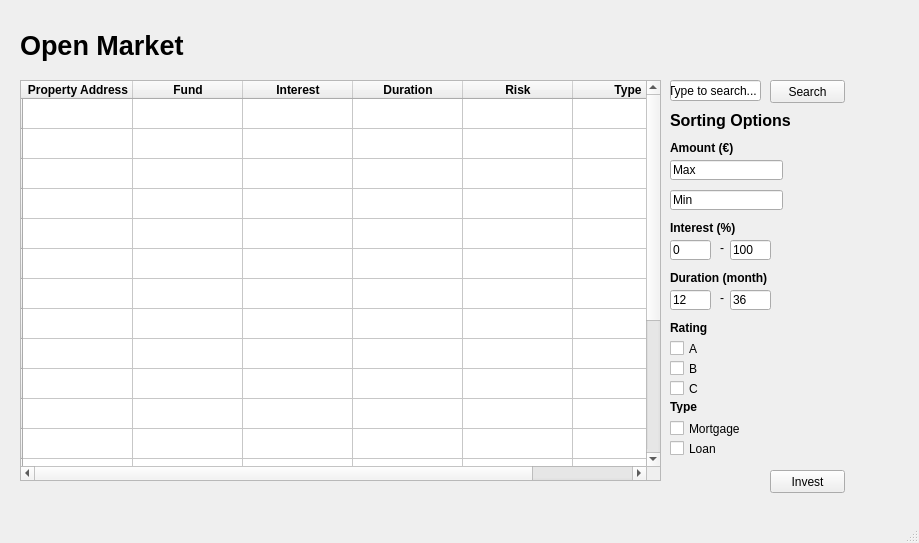
<?xml version="1.0" encoding="UTF-8"?>
<ui version="4.0">
 <class>MainWindow</class>
 <widget class="QMainWindow" name="MainWindow">
  <property name="geometry">
   <rect>
    <x>0</x>
    <y>0</y>
    <width>919</width>
    <height>543</height>
   </rect>
  </property>
  <property name="windowTitle">
   <string>MainWindow</string>
  </property>
  <widget class="QWidget" name="centralwidget">
   <widget class="QLabel" name="label_3">
    <property name="geometry">
     <rect>
      <x>670</x>
      <y>140</y>
      <width>121</width>
      <height>16</height>
     </rect>
    </property>
    <property name="font">
     <font>
      <weight>75</weight>
      <bold>true</bold>
     </font>
    </property>
    <property name="text">
     <string>Amount (€)</string>
    </property>
   </widget>
   <widget class="QCheckBox" name="checkBox_3">
    <property name="geometry">
     <rect>
      <x>670</x>
      <y>380</y>
      <width>70</width>
      <height>17</height>
     </rect>
    </property>
    <property name="text">
     <string>C</string>
    </property>
   </widget>
   <widget class="QLineEdit" name="lineEdit_2">
    <property name="geometry">
     <rect>
      <x>670</x>
      <y>160</y>
      <width>113</width>
      <height>20</height>
     </rect>
    </property>
    <property name="text">
     <string>Max</string>
    </property>
   </widget>
   <widget class="QLineEdit" name="lineEdit_7">
    <property name="geometry">
     <rect>
      <x>730</x>
      <y>290</y>
      <width>41</width>
      <height>20</height>
     </rect>
    </property>
    <property name="text">
     <string>36</string>
    </property>
   </widget>
   <widget class="QLabel" name="label_2">
    <property name="geometry">
     <rect>
      <x>670</x>
      <y>110</y>
      <width>131</width>
      <height>21</height>
     </rect>
    </property>
    <property name="font">
     <font>
      <pointsize>12</pointsize>
      <weight>75</weight>
      <bold>true</bold>
     </font>
    </property>
    <property name="text">
     <string>Sorting Options</string>
    </property>
   </widget>
   <widget class="QCheckBox" name="checkBox_4">
    <property name="geometry">
     <rect>
      <x>670</x>
      <y>420</y>
      <width>111</width>
      <height>17</height>
     </rect>
    </property>
    <property name="text">
     <string>Mortgage</string>
    </property>
   </widget>
   <widget class="QLabel" name="label_5">
    <property name="geometry">
     <rect>
      <x>670</x>
      <y>400</y>
      <width>46</width>
      <height>13</height>
     </rect>
    </property>
    <property name="font">
     <font>
      <weight>75</weight>
      <bold>true</bold>
     </font>
    </property>
    <property name="text">
     <string>Type</string>
    </property>
   </widget>
   <widget class="QCheckBox" name="checkBox">
    <property name="geometry">
     <rect>
      <x>670</x>
      <y>340</y>
      <width>70</width>
      <height>17</height>
     </rect>
    </property>
    <property name="text">
     <string>A</string>
    </property>
   </widget>
   <widget class="QLabel" name="label_9">
    <property name="geometry">
     <rect>
      <x>720</x>
      <y>290</y>
      <width>16</width>
      <height>16</height>
     </rect>
    </property>
    <property name="text">
     <string>-</string>
    </property>
   </widget>
   <widget class="QTableWidget" name="tableWidget">
    <property name="geometry">
     <rect>
      <x>20</x>
      <y>80</y>
      <width>641</width>
      <height>401</height>
     </rect>
    </property>
    <property name="maximumSize">
     <size>
      <width>641</width>
      <height>16777215</height>
     </size>
    </property>
    <property name="font">
     <font>
      <weight>75</weight>
      <bold>true</bold>
     </font>
    </property>
    <property name="alternatingRowColors">
     <bool>false</bool>
    </property>
    <attribute name="horizontalHeaderDefaultSectionSize">
     <number>110</number>
    </attribute>
    <attribute name="horizontalHeaderStretchLastSection">
     <bool>true</bool>
    </attribute>
    <attribute name="verticalHeaderStretchLastSection">
     <bool>false</bool>
    </attribute>
    <row>
     <property name="text">
      <string/>
     </property>
    </row>
    <row>
     <property name="text">
      <string/>
     </property>
    </row>
    <row>
     <property name="text">
      <string/>
     </property>
    </row>
    <row>
     <property name="text">
      <string/>
     </property>
    </row>
    <row>
     <property name="text">
      <string/>
     </property>
    </row>
    <row>
     <property name="text">
      <string/>
     </property>
    </row>
    <row>
     <property name="text">
      <string/>
     </property>
    </row>
    <row>
     <property name="text">
      <string/>
     </property>
    </row>
    <row>
     <property name="text">
      <string/>
     </property>
    </row>
    <row>
     <property name="text">
      <string/>
     </property>
    </row>
    <row>
     <property name="text">
      <string/>
     </property>
    </row>
    <row>
     <property name="text">
      <string/>
     </property>
    </row>
    <row>
     <property name="text">
      <string/>
     </property>
    </row>
    <row>
     <property name="text">
      <string/>
     </property>
    </row>
    <row>
     <property name="text">
      <string/>
     </property>
    </row>
    <row>
     <property name="text">
      <string/>
     </property>
    </row>
    <row>
     <property name="text">
      <string/>
     </property>
    </row>
    <row>
     <property name="text">
      <string/>
     </property>
    </row>
    <row>
     <property name="text">
      <string/>
     </property>
    </row>
    <column>
     <property name="text">
      <string>Property Address</string>
     </property>
    </column>
    <column>
     <property name="text">
      <string>Fund</string>
     </property>
     <property name="font">
      <font>
       <weight>75</weight>
       <bold>true</bold>
      </font>
     </property>
    </column>
    <column>
     <property name="text">
      <string>Interest</string>
     </property>
     <property name="font">
      <font>
       <weight>75</weight>
       <bold>true</bold>
      </font>
     </property>
    </column>
    <column>
     <property name="text">
      <string>Duration</string>
     </property>
     <property name="font">
      <font>
       <weight>75</weight>
       <bold>true</bold>
      </font>
     </property>
    </column>
    <column>
     <property name="text">
      <string>Risk</string>
     </property>
     <property name="font">
      <font>
       <weight>75</weight>
       <bold>true</bold>
      </font>
     </property>
    </column>
    <column>
     <property name="text">
      <string>Type</string>
     </property>
     <property name="font">
      <font>
       <weight>75</weight>
       <bold>true</bold>
      </font>
     </property>
    </column>
   </widget>
   <widget class="QLabel" name="label_4">
    <property name="geometry">
     <rect>
      <x>670</x>
      <y>320</y>
      <width>71</width>
      <height>16</height>
     </rect>
    </property>
    <property name="font">
     <font>
      <weight>75</weight>
      <bold>true</bold>
     </font>
    </property>
    <property name="text">
     <string>Rating</string>
    </property>
   </widget>
   <widget class="QLineEdit" name="lineEdit_6">
    <property name="geometry">
     <rect>
      <x>670</x>
      <y>290</y>
      <width>41</width>
      <height>20</height>
     </rect>
    </property>
    <property name="text">
     <string>12</string>
    </property>
   </widget>
   <widget class="QLabel" name="label">
    <property name="geometry">
     <rect>
      <x>20</x>
      <y>30</y>
      <width>311</width>
      <height>31</height>
     </rect>
    </property>
    <property name="font">
     <font>
      <pointsize>20</pointsize>
      <weight>75</weight>
      <bold>true</bold>
     </font>
    </property>
    <property name="text">
     <string>Open Market</string>
    </property>
   </widget>
   <widget class="QLabel" name="label_7">
    <property name="geometry">
     <rect>
      <x>720</x>
      <y>240</y>
      <width>16</width>
      <height>16</height>
     </rect>
    </property>
    <property name="text">
     <string>-</string>
    </property>
   </widget>
   <widget class="QLineEdit" name="lineEdit_5">
    <property name="geometry">
     <rect>
      <x>730</x>
      <y>240</y>
      <width>41</width>
      <height>20</height>
     </rect>
    </property>
    <property name="text">
     <string>100</string>
    </property>
   </widget>
   <widget class="QCheckBox" name="checkBox_2">
    <property name="geometry">
     <rect>
      <x>670</x>
      <y>360</y>
      <width>70</width>
      <height>17</height>
     </rect>
    </property>
    <property name="text">
     <string>B</string>
    </property>
   </widget>
   <widget class="QLineEdit" name="lineEdit_4">
    <property name="geometry">
     <rect>
      <x>670</x>
      <y>240</y>
      <width>41</width>
      <height>20</height>
     </rect>
    </property>
    <property name="text">
     <string>0</string>
    </property>
   </widget>
   <widget class="QLineEdit" name="lineEdit">
    <property name="geometry">
     <rect>
      <x>670</x>
      <y>80</y>
      <width>91</width>
      <height>21</height>
     </rect>
    </property>
    <property name="text">
     <string>Type to search...</string>
    </property>
   </widget>
   <widget class="QPushButton" name="pushButton">
    <property name="geometry">
     <rect>
      <x>770</x>
      <y>80</y>
      <width>75</width>
      <height>23</height>
     </rect>
    </property>
    <property name="text">
     <string>Search</string>
    </property>
   </widget>
   <widget class="QLineEdit" name="lineEdit_3">
    <property name="geometry">
     <rect>
      <x>670</x>
      <y>190</y>
      <width>113</width>
      <height>20</height>
     </rect>
    </property>
    <property name="text">
     <string>Min</string>
    </property>
   </widget>
   <widget class="QCheckBox" name="checkBox_5">
    <property name="geometry">
     <rect>
      <x>670</x>
      <y>440</y>
      <width>70</width>
      <height>17</height>
     </rect>
    </property>
    <property name="text">
     <string>Loan</string>
    </property>
   </widget>
   <widget class="QLabel" name="label_6">
    <property name="geometry">
     <rect>
      <x>670</x>
      <y>220</y>
      <width>81</width>
      <height>16</height>
     </rect>
    </property>
    <property name="font">
     <font>
      <weight>75</weight>
      <bold>true</bold>
     </font>
    </property>
    <property name="text">
     <string>Interest (%)</string>
    </property>
   </widget>
   <widget class="QLabel" name="label_8">
    <property name="geometry">
     <rect>
      <x>670</x>
      <y>270</y>
      <width>111</width>
      <height>16</height>
     </rect>
    </property>
    <property name="font">
     <font>
      <weight>75</weight>
      <bold>true</bold>
     </font>
    </property>
    <property name="text">
     <string>Duration (month)</string>
    </property>
   </widget>
   <widget class="QPushButton" name="pushButton_2">
    <property name="geometry">
     <rect>
      <x>770</x>
      <y>470</y>
      <width>75</width>
      <height>23</height>
     </rect>
    </property>
    <property name="text">
     <string>Invest</string>
    </property>
   </widget>
  </widget>
  <widget class="QMenuBar" name="menubar">
   <property name="geometry">
    <rect>
     <x>0</x>
     <y>0</y>
     <width>919</width>
     <height>27</height>
    </rect>
   </property>
  </widget>
  <widget class="QStatusBar" name="statusbar"/>
 </widget>
 <resources/>
 <connections/>
</ui>
